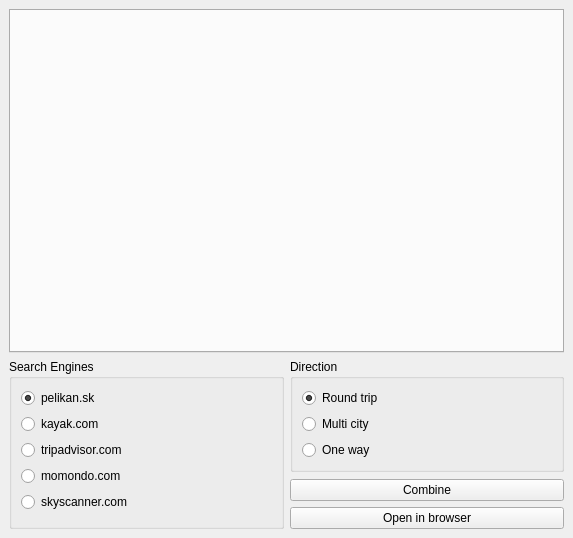
<?xml version="1.0" encoding="UTF-8"?>
<ui version="4.0">
 <class>MainWindow</class>
 <widget class="QMainWindow" name="MainWindow">
  <property name="geometry">
   <rect>
    <x>0</x>
    <y>0</y>
    <width>573</width>
    <height>538</height>
   </rect>
  </property>
  <property name="windowTitle">
   <string>Flight Links</string>
  </property>
  <widget class="QWidget" name="centralWidget">
   <layout class="QGridLayout" name="gridLayout_2">
    <item row="0" column="0" colspan="2">
     <widget class="QTabWidget" name="tabWidget"/>
    </item>
    <item row="1" column="0">
     <widget class="QGroupBox" name="groupBox">
      <property name="title">
       <string>Search Engines</string>
      </property>
      <layout class="QGridLayout" name="gridLayout_3">
       <item row="3" column="0">
        <widget class="QRadioButton" name="rb_momondocom">
         <property name="text">
          <string>momondo.com</string>
         </property>
        </widget>
       </item>
       <item row="0" column="0">
        <widget class="QRadioButton" name="rb_pelikansk">
         <property name="text">
          <string>pelikan.sk</string>
         </property>
         <property name="checked">
          <bool>true</bool>
         </property>
        </widget>
       </item>
       <item row="1" column="0">
        <widget class="QRadioButton" name="rb_kayakcom">
         <property name="text">
          <string>kayak.com</string>
         </property>
        </widget>
       </item>
       <item row="2" column="0">
        <widget class="QRadioButton" name="rb_tripadvisorcom">
         <property name="text">
          <string>tripadvisor.com</string>
         </property>
        </widget>
       </item>
       <item row="4" column="0">
        <widget class="QRadioButton" name="rb_skyscannercom">
         <property name="text">
          <string>skyscanner.com</string>
         </property>
        </widget>
       </item>
      </layout>
     </widget>
    </item>
    <item row="1" column="1">
     <layout class="QVBoxLayout" name="verticalLayout">
      <item>
       <widget class="QGroupBox" name="groupBox_2">
        <property name="title">
         <string>Direction</string>
        </property>
        <layout class="QGridLayout" name="gridLayout">
         <item row="0" column="0">
          <widget class="QRadioButton" name="rb_roundtrip">
           <property name="text">
            <string>Round trip</string>
           </property>
           <property name="checked">
            <bool>true</bool>
           </property>
          </widget>
         </item>
         <item row="1" column="0">
          <widget class="QRadioButton" name="rb_multicity">
           <property name="text">
            <string>Multi city</string>
           </property>
          </widget>
         </item>
         <item row="2" column="0">
          <widget class="QRadioButton" name="rb_oneway">
           <property name="text">
            <string>One way</string>
           </property>
          </widget>
         </item>
        </layout>
       </widget>
      </item>
      <item>
       <spacer name="verticalSpacer">
        <property name="orientation">
         <enum>Qt::Vertical</enum>
        </property>
        <property name="sizeType">
         <enum>QSizePolicy::Preferred</enum>
        </property>
        <property name="sizeHint" stdset="0">
         <size>
          <width>20</width>
          <height>1</height>
         </size>
        </property>
       </spacer>
      </item>
      <item>
       <widget class="QPushButton" name="btn_combine">
        <property name="text">
         <string>Combine</string>
        </property>
       </widget>
      </item>
      <item>
       <widget class="QPushButton" name="btn_open">
        <property name="text">
         <string>Open in browser</string>
        </property>
       </widget>
      </item>
     </layout>
    </item>
   </layout>
  </widget>
 </widget>
 <resources/>
 <connections/>
</ui>
